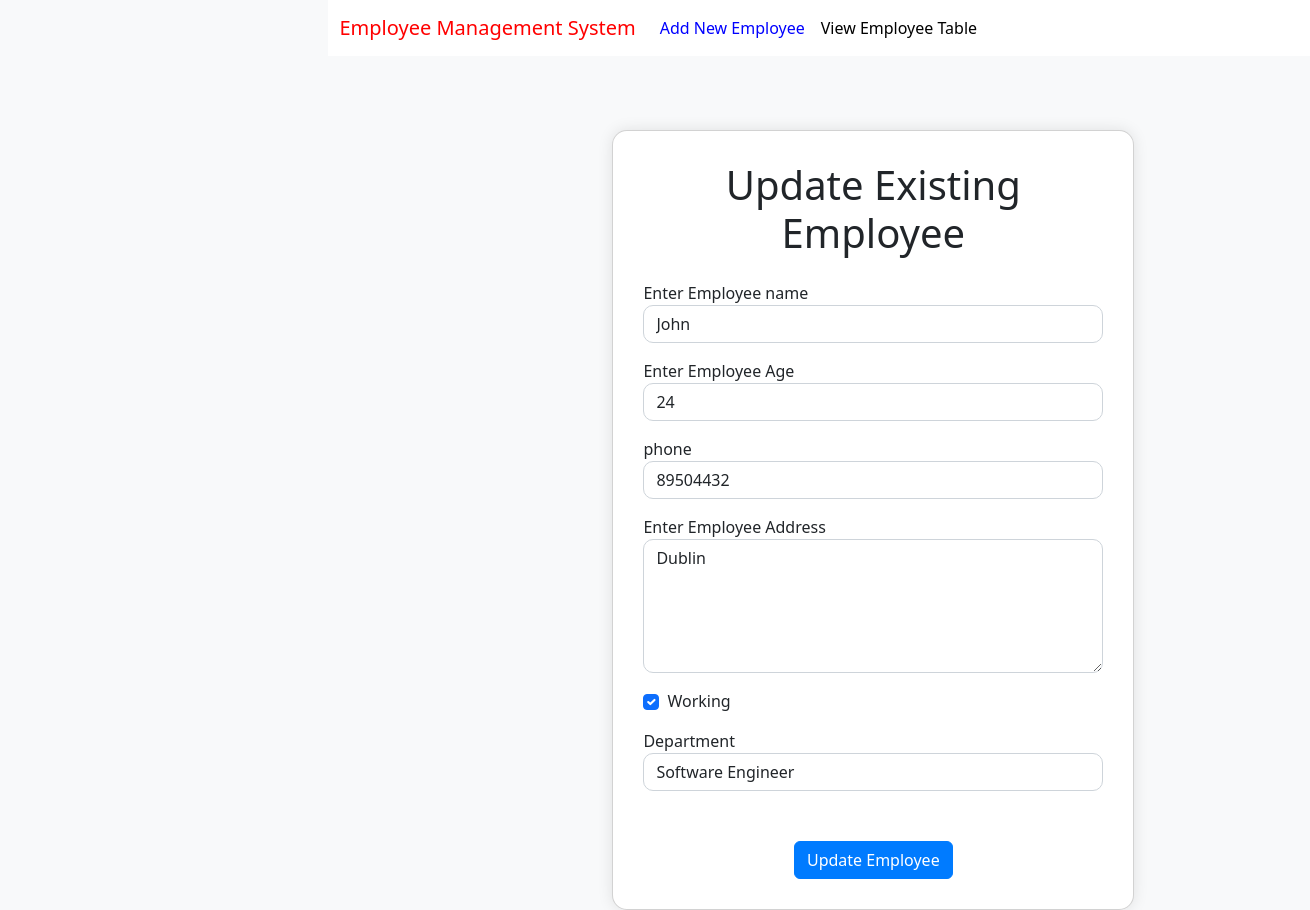
Page /emp/update-emp/19 on the committed database.
### emp/models.py (models this page shows, shortened)
class Emp(models.Model):
    name=models.CharField(max_length=200)
    emp_age=models.CharField(max_length=200)
    phone=models.CharField(max_length=10)
    address=models.CharField(max_length=150)
    working=models.BooleanField(default=True)
    department=models.CharField(max_length=200)

### emp/views.py (the view)
# urls.py: path("update-emp/<int:emp_id>",update_emp),
def update_emp(request,emp_id):
    emp=Emp.objects.get(pk=emp_id)
    return render(request,"emp/update_emp.html",{
        'emp':emp
    })

### templates/emp/update_emp.html (shortened to what this page needs)
<!DOCTYPE html>
<html lang="en">
<head>
    <link href="https://cdn.jsdelivr.net/npm/bootstrap@5.2.2/dist/css/bootstrap.min.css"
          rel="stylesheet"
>
</head>
<body>
{% include 'emp/navbar.html' %}
<div class="container">
    <div class="row">
        <div class="col-md-6 offset-md-3">
            <div class="card">
                <div class="card-body">
                    <h1 class="text-center mb-4">Update Existing Employee</h1>
                    <form action="/emp/do-update-emp/{{emp.id}}" method="POST">
                        <div class="mb-3">
                            <label for="name">Enter Employee name</label>
                            <input
                                    id="name"
                                    type="text"
                                    class="form-control"
                                    placeholder="Enter emp name"
                                    name="emp_name"
                                    value="{{emp.name}}"
                            />
                        </div>
                        <div class="mb-3">
                            <label for="id">Enter Employee Age</label>
                            <input
                                    id="id"
                                    type="text"
                                    class="form-control"
                                    placeholder="Enter employee age"
                                    name="emp_age"
                                    value="{{emp.emp_age}}"
                            />
                        </div>
                        <div class="mb-3">
                            <label for="phone">phone</label>
                            <input
                                    id="phone"
                                    type="text"
                                    class="form-control"
                                    placeholder="Enter employee phone number"
                                    name="emp_phone"
                                    value="{{emp.phone}}"
                            />
                        </div>
                        <div class="mb-3">
                            <label for="address">Enter Employee Address</label>
                            <textarea
                                    name="emp_address"
                                    id="address"
                                    rows="5"
                                    class="form-control"
                            >{{emp.address}}</textarea>
                        </div>
                        <div class="mb-3 form-check">
                            <label for="working">Working</label>
                            <input {% if emp.working %} checked {% endif %} id="working" name="emp_working" type="checkbox" class="form-check-input">
                        </div>
                        <div class="mb-3">
                            <label for="department">Department</label>
                            <select value="{{emp.department}}" name="emp_department" id="department" class="form-control">
                                <option value="Software Engineer">Software Engineer</option>
                            </select>
                        </div>
                        <div class="container text-center">
                            <button class="btn btn-primary">
                                Update Employee
                            </button>
                        </div>
                    </form>
                </div>
            </div>
        </div>
    </div>
</div>
</body>
</html>

### templates/emp/update_emp.html (style rules this page uses)
body { background-color: #f8f9fa; }
.container { margin-top: 50px; }
.card { background-color: #ffffff; border-radius: 15px; box-shadow: 0 0 15px rgba(0, 0, 0, 0.1); }
.card-body { padding: 30px; }
.form-control { border-radius: 10px; }
.form-check-input { margin-top: 5px; }
.btn-primary { background-color: #007bff; border-color: #007bff; }

### rows in the picture
Emp: emp_name "John", emp_age "24", emp_phone "89504432", emp_address "Dublin", working "☑", emp_department "Software Engineer"
